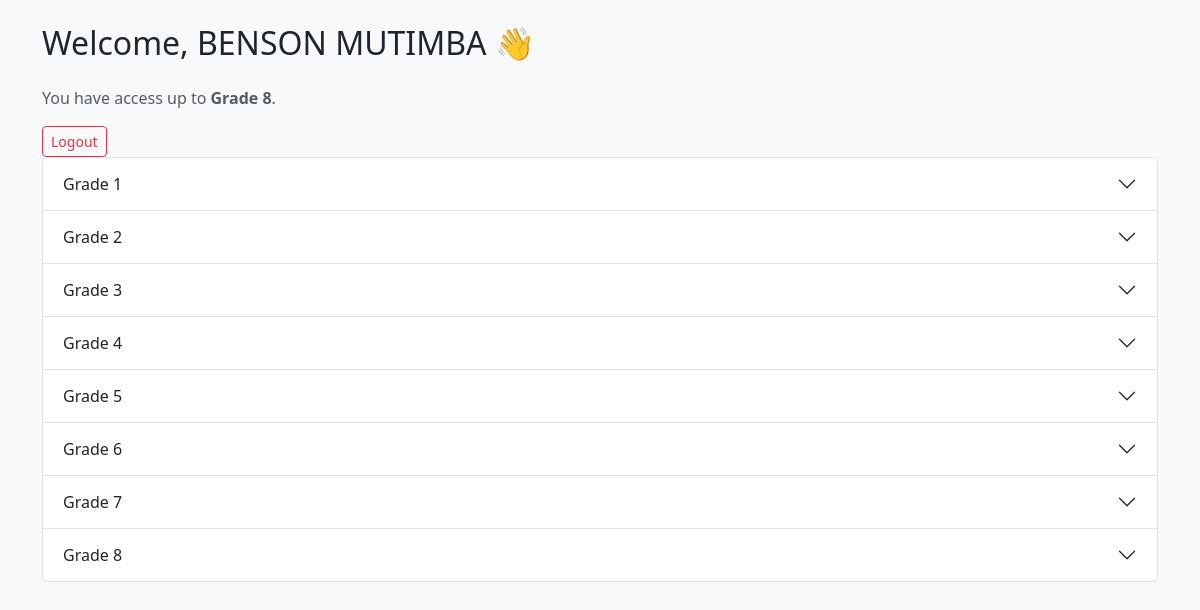
/dashboard (signed in), run on the app's committed database.
### app.py (models this page shows, shortened)
class Student(db.Model):
    __tablename__ = 'students'
    id = db.Column(db.Integer, primary_key=True)
    name = db.Column(db.String(50), unique=True, nullable=False)
    email = db.Column(db.String(50), unique=True, nullable=False)
    password = db.Column(db.String(20), nullable=False)
    grade_id = db.Column(db.Integer, db.ForeignKey('grades.id'), nullable=False)
    current_grade_id = db.Column(db.Integer, db.ForeignKey('grades.id'))
    unlocked_grade_id = db.Column(db.Integer, db.ForeignKey('grades.id'))
    grade = db.relationship('Grade', foreign_keys=[grade_id], backref="registered_students")
    current_grade = db.relationship('Grade', foreign_keys=[current_grade_id], backref="current_students")
    unlocked_grade = db.relationship('Grade', foreign_keys=[unlocked_grade_id], backref="unlocked_students")

class Grade(db.Model):
    __tablename__ = 'grades'
    id = db.Column(db.Integer, primary_key=True)
    name = db.Column(db.String(100), nullable=False)

### app.py (the view)
@app.route('/dashboard')
def dashboard():
    if 'student_id' not in session:
        return redirect(url_for('login'))
    student = Student.query.get(session['student_id'])
    accessible_grades = Grade.query.filter(Grade.id <= student.grade_id).all()
    grades_data = []
    for grade in accessible_grades:
        subjects = Subject.query.filter_by(grade_id=grade.id).all()
        grades_data.append(
            {
                'grade': grade,
                'subjects': subjects
            }
        )
    return render_template('dashboard.html', student=student, grades_data=grades_data)

### templates/dashboard.html (shortened to what this page needs)
<!DOCTYPE html>
<html lang="en">
<head>
  <link href="https://cdn.jsdelivr.net/npm/bootstrap@5.3.0/dist/css/bootstrap.min.css" rel="stylesheet">
</head>
<body class="bg-light">
<div class="container py-4">
  <h2 class="mb-4">Welcome, {{ student.name }} 👋</h2>
  <p class="text-muted">You have access up to <strong>{{ student.grade.name }}</strong>.</p>
  <a href="{{url_for('logout')}}" class="btn btn-outline-danger btn-sm">Logout</a>
  <div class="accordion" id="gradesAccordion">
    {% for data in grades_data %}
      <div class="accordion-item">
        <h2 class="accordion-header" id="heading{{ data.grade.id }}">
          <button class="accordion-button collapsed" type="button" data-bs-toggle="collapse"
                  data-bs-target="#collapse{{ data.grade.id }}" aria-expanded="false"
                  aria-controls="collapse{{ data.grade.id }}">
            {{ data.grade.name }}
          </button>
        </h2>
      </div>
    {% endfor %}
  </div>
</div>
</body>
</html>

### data on the page
Student: name "BENSON MUTIMBA"
Grade: grade.name "Grade 8", grade.name "Grade 8"
Grade: grade.name "Grade 1"
Grade: grade.name "Grade 2"
Grade: grade.name "Grade 3"
Grade: grade.name "Grade 4"
Grade: grade.name "Grade 5"
Grade: grade.name "Grade 6"
Grade: grade.name "Grade 7"
